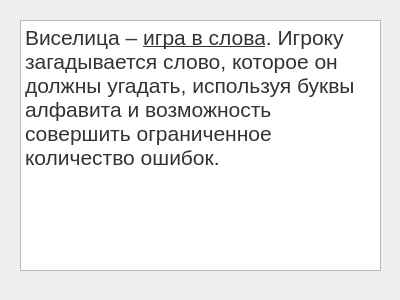
<?xml version="1.0" encoding="UTF-8"?>
<ui version="4.0">
 <class>Dialog</class>
 <widget class="QDialog" name="Dialog">
  <property name="geometry">
   <rect>
    <x>0</x>
    <y>0</y>
    <width>400</width>
    <height>300</height>
   </rect>
  </property>
  <property name="windowTitle">
   <string>Dialog</string>
  </property>
  <widget class="QTextBrowser" name="textBrowser">
   <property name="geometry">
    <rect>
     <x>20</x>
     <y>20</y>
     <width>361</width>
     <height>251</height>
    </rect>
   </property>
   <property name="html">
    <string>&lt;!DOCTYPE HTML PUBLIC &quot;-//W3C//DTD HTML 4.0//EN&quot; &quot;http://www.w3.org/TR/REC-html40/strict.dtd&quot;&gt;
&lt;html&gt;&lt;head&gt;&lt;meta name=&quot;qrichtext&quot; content=&quot;1&quot; /&gt;&lt;style type=&quot;text/css&quot;&gt;
p, li { white-space: pre-wrap; }
&lt;/style&gt;&lt;/head&gt;&lt;body style=&quot; font-family:'MS Shell Dlg 2'; font-size:7.8pt; font-weight:400; font-style:normal;&quot;&gt;
&lt;p style=&quot; margin-top:0px; margin-bottom:0px; margin-left:0px; margin-right:0px; -qt-block-indent:0; text-indent:0px;&quot;&gt;&lt;span style=&quot; font-family:'Roboto','sans-serif'; font-size:16pt; color:#333333; background-color:#ffffff;&quot;&gt;Виселица – &lt;/span&gt;&lt;a href=&quot;https://minigames.mail.ru/info/igry/v_slova/&quot;&gt;&lt;span style=&quot; font-family:'Roboto','sans-serif'; font-size:16pt; font-weight:496; text-decoration: underline; color:#333333; background-color:#ffffff;&quot;&gt;игра в слова&lt;/span&gt;&lt;/a&gt;&lt;span style=&quot; font-family:'Roboto','sans-serif'; font-size:16pt; color:#333333; background-color:#ffffff;&quot;&gt;. Игроку загадывается слово, которое он должны угадать, используя буквы алфавита и возможность совершить ограниченное количество ошибок. &lt;/span&gt;&lt;/p&gt;&lt;/body&gt;&lt;/html&gt;</string>
   </property>
  </widget>
 </widget>
 <resources/>
 <connections/>
</ui>
